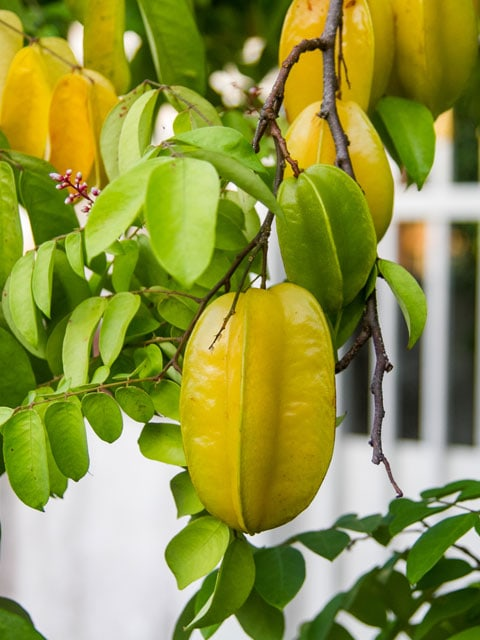
#> input picture starfruit3.jpg, 480 x 640 px
$ python main.py
#> lines starting #> are read from the running program, lines starting #| are printed output that depends on the picture; after the words box and inside, x2 and y2 are one past the last pixel; in counts of white or black regions, pixels touching at a corner belong together
import cv2

#initialize the variabel to be used for comparison
def colorProfiles(n):
    if n == 0 :
        name = "Unripe"
        #declar lower and upper green color
        hsv_lower = ( 28,46,45)
        hsv_upper = (70,255,255)
        return (name,hsv_lower,hsv_upper)
    #I put ripe under Unripe because so that mask can effective will imshow Progress Ripe mask(yellow will be brightness contrast and green will be backgroud shadow),
    # if Ripe on the Unripe when run will display no progress ripe but display green will be brightness contrast nd yellow will be backgroud shadow
    if n == 1 :
        #declar lower and upper yellow color
        name = "Ripe"
        hsv_lower = ( 18,85,0)
        hsv_upper = (28,255,255)
        return (name,hsv_lower,hsv_upper)

#Input Image
frame = cv2.imread("starfruit3.jpg")
#> frame is the input picture: shape (640, 480, 3); mean B, G, R 66.4, 148.4, 143.2
hsv = cv2.cvtColor(frame, cv2.COLOR_BGR2HSV)
#> hsv: shape (640, 480, 3); mean H, S, V 46.9, 164.5, 156.6
rects = {}

#declare range array in colorProfiles
for i in range(2):
	name, hsv_lower, hsv_upper = colorProfiles(i)
	mask = cv2.inRange(hsv,hsv_lower,hsv_upper)
	conts, herirarchy = cv2.findContours(mask.copy(),cv2.RETR_EXTERNAL, cv2.CHAIN_APPROX_NONE)
	biggest = sorted(conts,key = cv2.contourArea,reverse=True)[0]
	rect = cv2.boundingRect(biggest)
	x,y,w,h = rect
    #will show rectangle in imshow Image frame
	cv2.rectangle(frame,(x,y),(x+w,y+h),(0,255,255),2)
	cv2.putText(frame, name, (x,y),cv2.FONT_HERSHEY_SIMPLEX,1,(0,0,255),2)
#> this loop made 2 passes
#> (x, y, w, h) on passes 1 to 2: (0, 0, 480, 640), (144, 212, 206, 322)
#> pass 1, `mask = cv2.inRange(hsv,hsv_lower,hsv_upper)`:
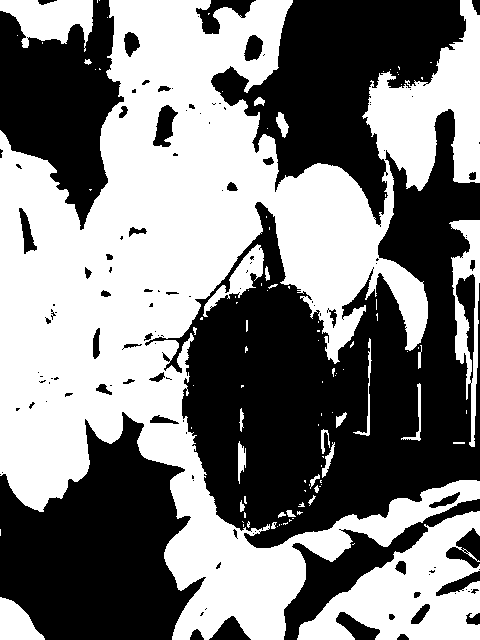
#> mask: shape (640, 480); 50.2% white; 125 black regions (74 under 20 px), largest, box (x1, y1, x2, y2) and area: (145, 109, 480, 548) 68876, (0, 412, 206, 640) 29123, (211, 0, 466, 227) 25693
#> pass 2, `mask = cv2.inRange(hsv,hsv_lower,hsv_upper)`:
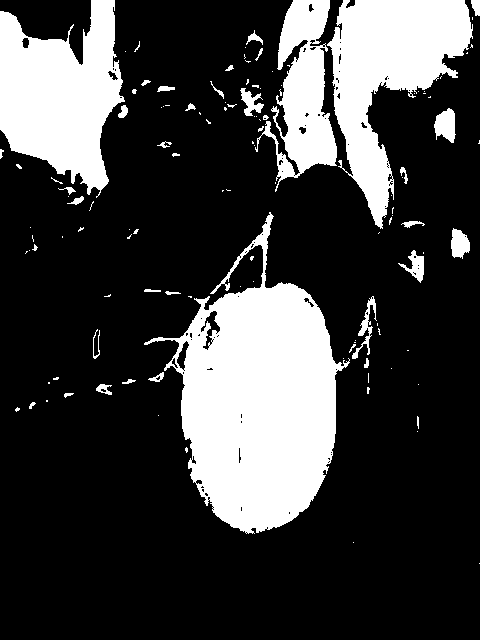
#> mask: shape (640, 480); 24.2% white; 122 white regions (84 under 20 px), largest, box (x1, y1, x2, y2) and area: (144, 212, 350, 534) 32376, (0, 0, 125, 198) 15447, (327, 0, 473, 229) 15213
#> after the loop:
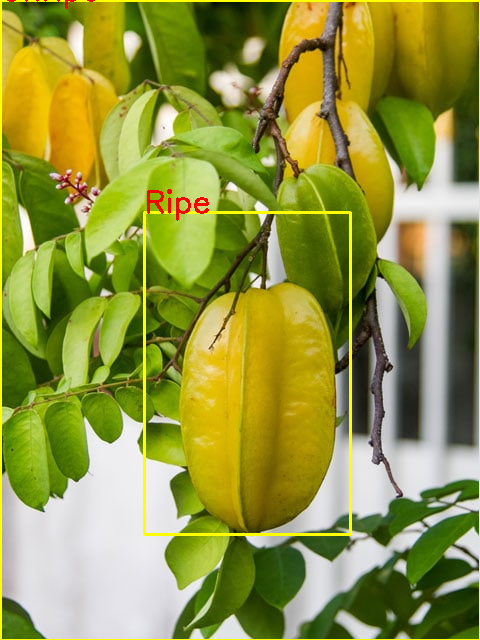
#> frame: shape (640, 480, 3); 2.29% of pixels changed, all inside (x1, y1, x2, y2) = (0, 0, 480, 640)

cv2.imshow("Image",frame)
cv2.imshow("Progress Ripe",mask)
cv2.waitKey(0)
cv2.destroyAllWindows()

$ run again, with StarFruit.jpeg copied over starfruit3.jpg
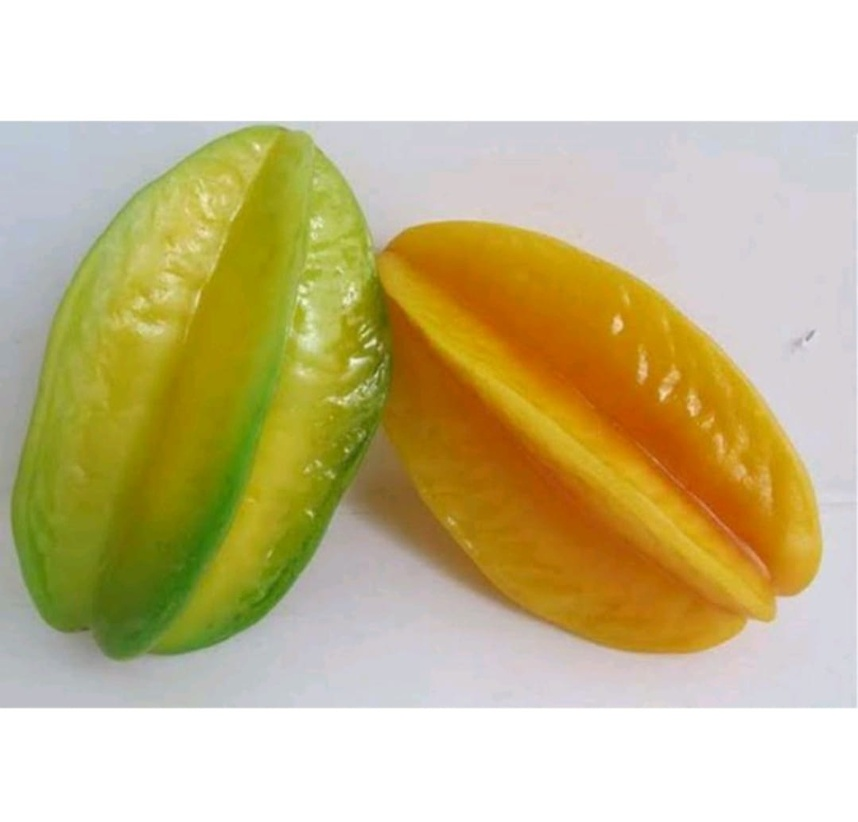
#> input picture StarFruit.jpeg, 858 x 822 px, shrunk from 1079 x 1034 before the run
#> frame is the input picture: shape (822, 858, 3); mean B, G, R 145, 190.1, 202.2
#> hsv: shape (822, 858, 3); mean H, S, V 45.5, 92.7, 205.5
#> the loop `for i in range(2):` made 2 passes
#> (herirarchy, x, y, w, h) on pass 1: ([[-1, -1, -1, -1]], 8, 124, 383, 539)
#> pass 1, `mask = cv2.inRange(hsv,hsv_lower,hsv_upper)`:
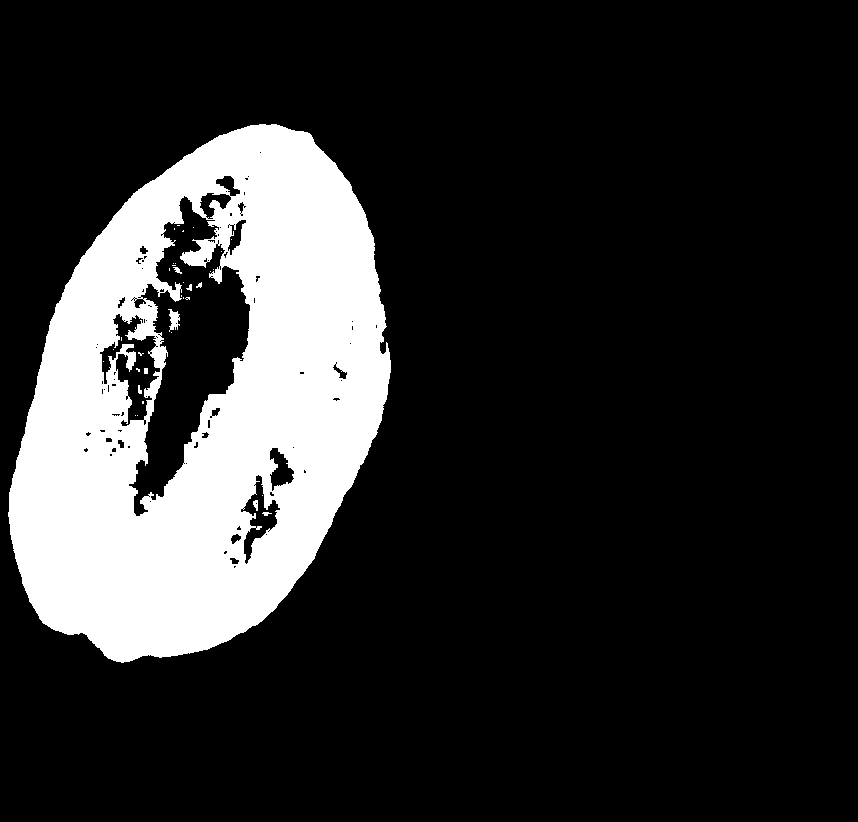
#> mask: shape (822, 858); 17.9% white; 35 white regions (26 under 20 px), largest, box (x1, y1, x2, y2) and area: (8, 124, 391, 663) 126082, (168, 309, 180, 332) 157, (253, 500, 258, 511) 39
#> after the loop `for i in range(2):`:
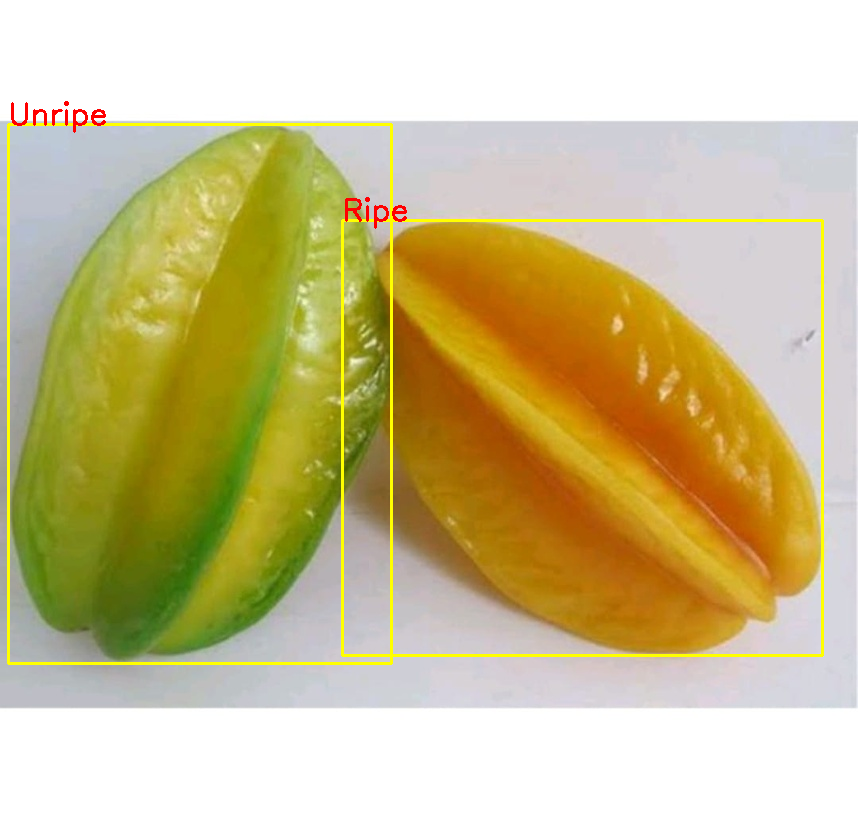
#> frame: shape (822, 858, 3); 1.71% of pixels changed, all inside (x1, y1, x2, y2) = (7, 101, 824, 665)
